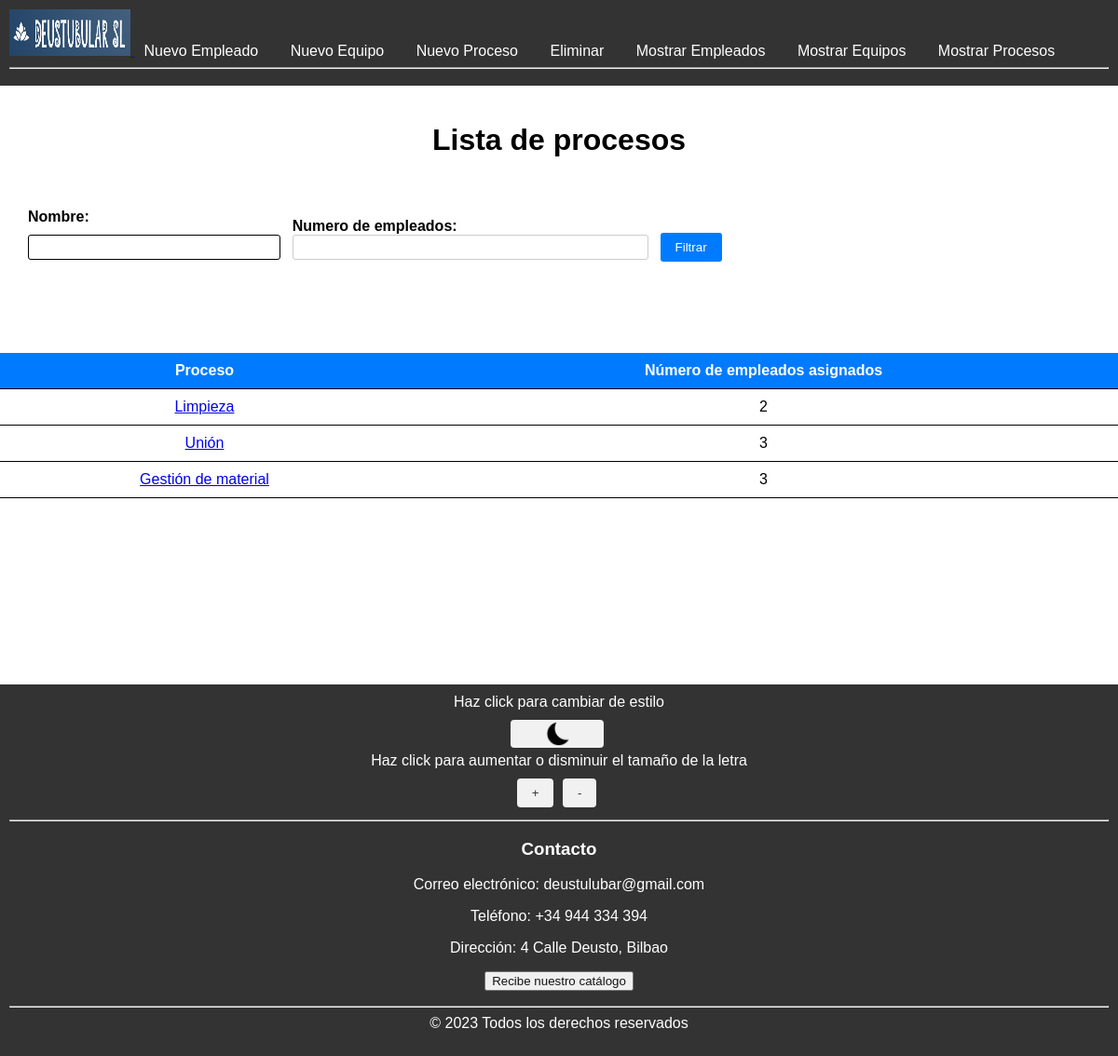
/procesos, run on an earlier commit of the app's database.
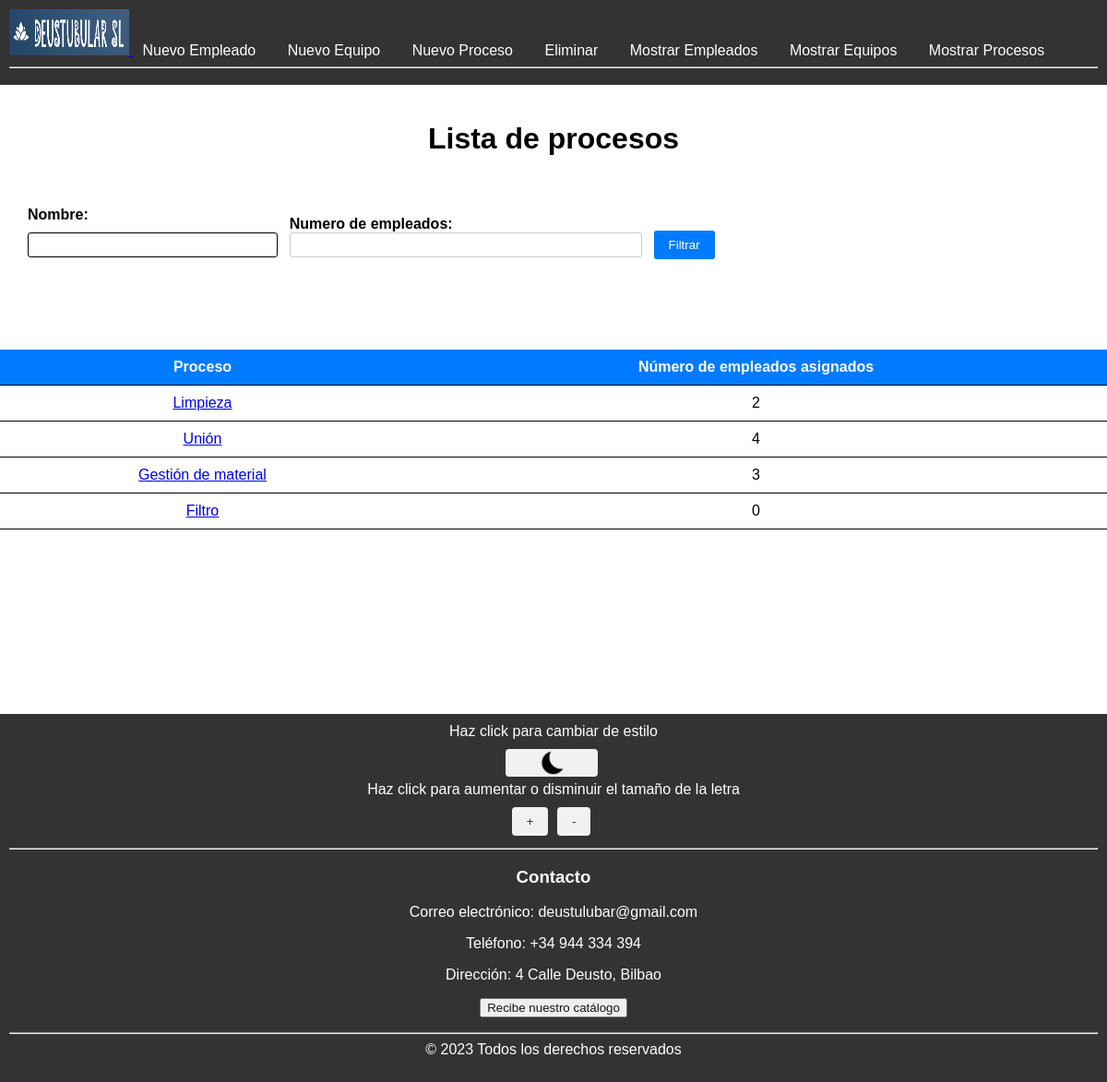
And on a later commit of the database.
### DeustubularSL_app/models.py (models this page shows, shortened)
class proceso (models.Model):
    nombre = models.CharField(max_length = 150)
    ordenFabricacion = models.IntegerField(default=0)
    codigoProceso = models.IntegerField(default=0)
    referencia = models.ForeignKey(Referencia, on_delete=models.CASCADE)
    fechaIni = models.DateTimeField(default=datetime.datetime.today)
    fechaFin = models.DateTimeField(default=datetime.datetime.today)
    FKidEquipo = models.ForeignKey (equipo, on_delete = models.CASCADE, related_name='procesos')

### DeustubularSL_app/views.py (the view)
# urls.py: path('procesos', views.listar_procesos, name='listar_proceso'),
def listar_procesos(request):
    procesos = proceso.objects.annotate(num_empleados=Count('empleado'))
    context = {'procesos': procesos}
    return render(request, 'DeustubularSL_app/proceso_mostrar.html', context)

### DeustubularSL_app/templates/DeustubularSL_app/proceso_mostrar.html (shortened to what this page needs)
{% extends 'base.html' %}
{% block contenido %}
<h1>Lista de procesos</h1>
<form method="GET" action="{% url 'filtrar_procesos' %}" class="filtro-form">
  <div class="form-group">
    <label for="nombre">Nombre:</label>
    <input type="text" name="nombre" id="nombre" class="form-control">
  </div>
  <div class="form-group">
    <label for="num_empleados">Numero de empleados:</label>
    <input type="number" name="num_empleados" id="num_empleados" class="form-control">
  </div>
  <button type="submit" class="btn btn-primary">Filtrar</button>
</form>
<table>
  <thead>
    <tr>
      <th>Proceso</th>
      <th>Número de empleados asignados</th>
    </tr>
  </thead>
  <tbody>
    {% for proceso in procesos %}
    <tr>
      <td><a href="{% url 'detalle_proceso' proceso.id %}">{{ proceso.nombre }}</a></td>
      <td>{{ proceso.num_empleados }}</td>
    </tr>
    {% endfor %}
  </tbody>
</table>
{% endblock %}

What changed in the data, as far as the page shows it:
computed for proceso "Unión": num_empleados "3" → "4"
added proceso: nombre "Filtro", num_empleados "0"
